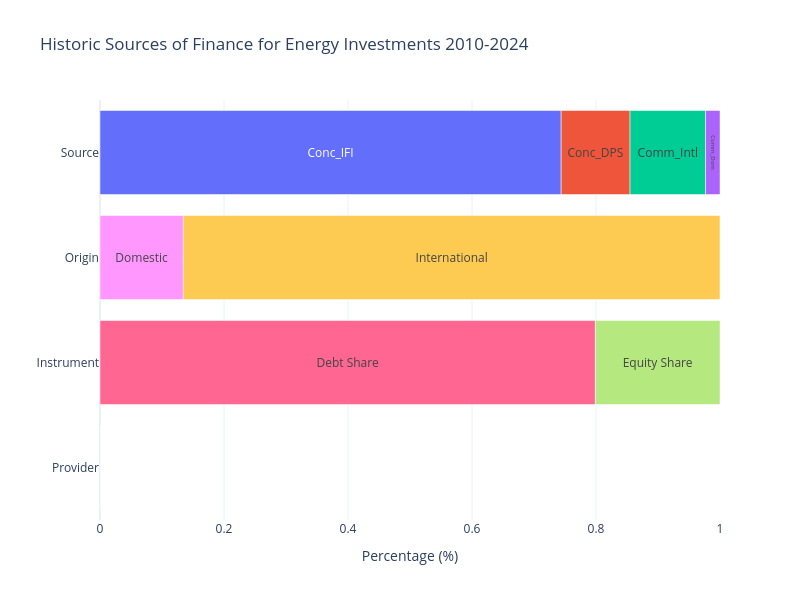

This figure's notebook cell:
### Markdown cell above
In the following cell we:

- Build horizontal stacked bar charts for percentage distributions.
- Plot each financing dimension as its own category.
- Use custom colors for subcategories.

### Code cell
import pandas as pd

df_provider = financing_sector_shares.loc[["Public", "Private"],:].T
df_instrument = repayment_statistics.loc[("Summary","Total financing volumes"),["Debt Share", "Equity Share"]].to_frame().T
df_origin = financing_sector_shares.loc[["Domestic", "International"],:].T
df_source = hd.get_financing_source_shares().loc[:,"Historical"].to_frame().T

df_provider["Category"] = "Provider"
df_instrument["Category"] = "Instrument"
df_origin["Category"] = "Origin"
df_source["Category"] = "Source"

# Merge 4 dataframes
df_wide = pd.concat([df_provider, df_instrument, df_origin, df_source], ignore_index=True)

df_long = df_wide.melt(
    id_vars="Category",
    var_name="Subcategory",
    value_name="Value"
)

# If some rows have NaN (e.g. because they don't exist in the original data), discard them
df_long = df_long.dropna(subset=["Value"]).reset_index(drop=True)

import plotly.express as px
# color_map = {
#     "Conc IFI": "#99CCFF",
#     "Conc DPS": "#FFCC99",
#     "Comm Intl": "#FF9999",
#     "Comm Dom": "#FFFF99",
#     "Domestic": "#FFCC66",
#     "International": "#66CC99",
#     "Debt": "#99FF99",
#     "Equity": "#66CC66",
#     "Public": "#CCCCFF",
#     "Private": "#CC99FF"
# }

fig = px.bar(
    df_long,
    x="Value",
    y="Category",
    color="Subcategory",
    text="Subcategory",
    orientation="h",
    barmode="relative",  # stack
    color_discrete_map=color_map,
    title="Historic Sources of Finance for Energy Investments 2010-2024",
    labels={"Value": "Percentage (%)", "Category": ""}
)
fig.update_traces(
    # ,      
    textposition="inside",    # put text inside the bar
    insidetextanchor="middle" # center the text vertically
)

fig.update_xaxes(range=[0, 1])

fig.update_layout(
    template="plotly_white",
    showlegend = False,
    width = width,
    height = height,
    # margin=dict(l=0, r=0, t=50, b=0)
)

fig.show()
save_figure(fig)

### Figure 1 — Plotly figure (JSON) as saved in the notebook; plotly's stock layout.template omitted (floating-point values rounded to 4 significant figures)
{"data": [{"alignmentgroup": "True", "hovertemplate": "Subcategory=%{text}<br>Percentage (%)=%{x}<br>=%{y}<extra></extra>", "insidetextanchor": "middle", "legendgroup": "Public", "marker": {"color": "#FFA15A", "pattern": {"shape": ""}}, "name": "Public", "offsetgroup": "Public", "orientation": "h", "showlegend": true, "text": ["Public"], "textposition": "inside", "type": "bar", "x": [0], "xaxis": "x", "y": ["Provider"], "yaxis": "y"}, {"alignmentgroup": "True", "hovertemplate": "Subcategory=%{text}<br>Percentage (%)=%{x}<br>=%{y}<extra></extra>", "insidetextanchor": "middle", "legendgroup": "Private", "marker": {"color": "#19d3f3", "pattern": {"shape": ""}}, "name": "Private", "offsetgroup": "Private", "orientation": "h", "showlegend": true, "text": ["Private"], "textposition": "inside", "type": "bar", "x": [0], "xaxis": "x", "y": ["Provider"], "yaxis": "y"}, {"alignmentgroup": "True", "hovertemplate": "Subcategory=%{text}<br>Percentage (%)=%{x}<br>=%{y}<extra></extra>", "insidetextanchor": "middle", "legendgroup": "Debt Share", "marker": {"color": "#FF6692", "pattern": {"shape": ""}}, "name": "Debt Share", "offsetgroup": "Debt Share", "orientation": "h", "showlegend": true, "text": ["Debt Share"], "textposition": "inside", "type": "bar", "x": [0.799], "xaxis": "x", "y": ["Instrument"], "yaxis": "y"}, {"alignmentgroup": "True", "hovertemplate": "Subcategory=%{text}<br>Percentage (%)=%{x}<br>=%{y}<extra></extra>", "insidetextanchor": "middle", "legendgroup": "Equity Share", "marker": {"color": "#B6E880", "pattern": {"shape": ""}}, "name": "Equity Share", "offsetgroup": "Equity Share", "orientation": "h", "showlegend": true, "text": ["Equity Share"], "textposition": "inside", "type": "bar", "x": [0.201], "xaxis": "x", "y": ["Instrument"], "yaxis": "y"}, {"alignmentgroup": "True", "hovertemplate": "Subcategory=%{text}<br>Percentage (%)=%{x}<br>=%{y}<extra></extra>", "insidetextanchor": "middle", "legendgroup": "Domestic", "marker": {"color": "#FF97FF", "pattern": {"shape": ""}}, "name": "Domestic", "offsetgroup": "Domestic", "orientation": "h", "showlegend": true, "text": ["Domestic"], "textposition": "inside", "type": "bar", "x": [0.1344], "xaxis": "x", "y": ["Origin"], "yaxis": "y"}, {"alignmentgroup": "True", "hovertemplate": "Subcategory=%{text}<br>Percentage (%)=%{x}<br>=%{y}<extra></extra>", "insidetextanchor": "middle", "legendgroup": "International", "marker": {"color": "#FECB52", "pattern": {"shape": ""}}, "name": "International", "offsetgroup": "International", "orientation": "h", "showlegend": true, "text": ["International"], "textposition": "inside", "type": "bar", "x": [0.8656], "xaxis": "x", "y": ["Origin"], "yaxis": "y"}, {"alignmentgroup": "True", "hovertemplate": "Subcategory=%{text}<br>Percentage (%)=%{x}<br>=%{y}<extra></extra>", "insidetextanchor": "middle", "legendgroup": "Conc_IFI", "marker": {"color": "#636efa", "pattern": {"shape": ""}}, "name": "Conc_IFI", "offsetgroup": "Conc_IFI", "orientation": "h", "showlegend": true, "text": ["Conc_IFI"], "textposition": "inside", "type": "bar", "x": [0.7438], "xaxis": "x", "y": ["Source"], "yaxis": "y"}, {"alignmentgroup": "True", "hovertemplate": "Subcategory=%{text}<br>Percentage (%)=%{x}<br>=%{y}<extra></extra>", "insidetextanchor": "middle", "legendgroup": "Conc_DPS", "marker": {"color": "#EF553B", "pattern": {"shape": ""}}, "name": "Conc_DPS", "offsetgroup": "Conc_DPS", "orientation": "h", "showlegend": true, "text": ["Conc_DPS"], "textposition": "inside", "type": "bar", "x": [0.1111], "xaxis": "x", "y": ["Source"], "yaxis": "y"}, {"alignmentgroup": "True", "hovertemplate": "Subcategory=%{text}<br>Percentage (%)=%{x}<br>=%{y}<extra></extra>", "insidetextanchor": "middle", "legendgroup": "Comm_Intl", "marker": {"color": "#00cc96", "pattern": {"shape": ""}}, "name": "Comm_Intl", "offsetgroup": "Comm_Intl", "orientation": "h", "showlegend": true, "text": ["Comm_Intl"], "textposition": "inside", "type": "bar", "x": [0.1218], "xaxis": "x", "y": ["Source"], "yaxis": "y"}, {"alignmentgroup": "True", "hovertemplate": "Subcategory=%{text}<br>Percentage (%)=%{x}<br>=%{y}<extra></extra>", "insidetextanchor": "middle", "legendgroup": "Comm_Dom", "marker": {"color": "#ab63fa", "pattern": {"shape": ""}}, "name": "Comm_Dom", "offsetgroup": "Comm_Dom", "orientation": "h", "showlegend": true, "text": ["Comm_Dom"], "textposition": "inside", "type": "bar", "x": [0.02328], "xaxis": "x", "y": ["Source"], "yaxis": "y"}], "layout": {"barmode": "relative", "height": 600, "legend": {"title": {"text": "Subcategory"}, "tracegroupgap": 0}, "showlegend": false, "title": {"text": "Historic Sources of Finance for Energy Investments 2010-2024"}, "width": 800, "xaxis": {"anchor": "y", "domain": [0, 1], "range": [0, 1], "title": {"text": "Percentage (%)"}}, "yaxis": {"anchor": "x", "domain": [0, 1], "title": {"text": ""}}}}
